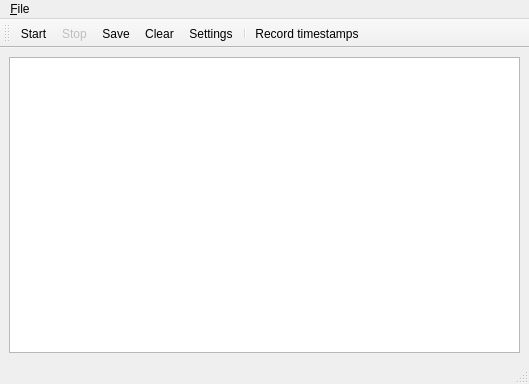
<?xml version="1.0" encoding="UTF-8"?>
<ui version="4.0">
 <class>MainWindow</class>
 <widget class="QMainWindow" name="MainWindow">
  <property name="geometry">
   <rect>
    <x>0</x>
    <y>0</y>
    <width>529</width>
    <height>384</height>
   </rect>
  </property>
  <property name="windowTitle">
   <string>qudi: HBT</string>
  </property>
  <widget class="QWidget" name="centralwidget">
   <layout class="QVBoxLayout" name="verticalLayout_2">
    <item>
     <widget class="PlotWidget" name="hbt_plot_PlotWidget"/>
    </item>
   </layout>
  </widget>
  <widget class="QMenuBar" name="menubar">
   <property name="geometry">
    <rect>
     <x>0</x>
     <y>0</y>
     <width>529</width>
     <height>21</height>
    </rect>
   </property>
   <widget class="QMenu" name="menuView">
    <property name="title">
     <string>&amp;File</string>
    </property>
    <addaction name="save_hbt_Action"/>
    <addaction name="separator"/>
    <addaction name="actionClose"/>
   </widget>
   <addaction name="menuView"/>
  </widget>
  <widget class="QStatusBar" name="statusbar"/>
  <widget class="QToolBar" name="counting_control_ToolBar">
   <property name="enabled">
    <bool>true</bool>
   </property>
   <property name="windowTitle">
    <string>Counting Controls</string>
   </property>
   <property name="toolButtonStyle">
    <enum>Qt::ToolButtonTextUnderIcon</enum>
   </property>
   <attribute name="toolBarArea">
    <enum>TopToolBarArea</enum>
   </attribute>
   <attribute name="toolBarBreak">
    <bool>false</bool>
   </attribute>
   <addaction name="run_hbt_Action"/>
   <addaction name="stop_hbt_Action"/>
   <addaction name="save_hbt_Action"/>
   <addaction name="clear_hbt_Action"/>
   <addaction name="histogram_setup_Action"/>
   <addaction name="separator"/>
   <addaction name="record_timestamps_Action"/>
  </widget>
  <action name="run_hbt_Action">
   <property name="checkable">
    <bool>false</bool>
   </property>
   <property name="icon">
    <iconset>
     <normaloff>../../artwork/icons/qudiTheme/22x22/start-counter.png</normaloff>../../artwork/icons/qudiTheme/22x22/start-counter.png</iconset>
   </property>
   <property name="text">
    <string>Start</string>
   </property>
   <property name="iconText">
    <string>Start</string>
   </property>
   <property name="toolTip">
    <string>Start an HBT measurement</string>
   </property>
   <property name="autoRepeat">
    <bool>false</bool>
   </property>
  </action>
  <action name="save_hbt_Action">
   <property name="icon">
    <iconset>
     <normaloff>../../artwork/icons/oxygen/22x22/document-save.png</normaloff>../../artwork/icons/oxygen/22x22/document-save.png</iconset>
   </property>
   <property name="text">
    <string>Save</string>
   </property>
   <property name="toolTip">
    <string>Save measurement to file</string>
   </property>
  </action>
  <action name="actionClose">
   <property name="icon">
    <iconset>
     <normaloff>../../artwork/icons/oxygen/22x22/application-exit.png</normaloff>../../artwork/icons/oxygen/22x22/application-exit.png</iconset>
   </property>
   <property name="text">
    <string>Close</string>
   </property>
  </action>
  <action name="clear_hbt_Action">
   <property name="icon">
    <iconset>
     <normaloff>../../artwork/icons/qudiTheme/22x22/stop-scan.png</normaloff>../../artwork/icons/qudiTheme/22x22/stop-scan.png</iconset>
   </property>
   <property name="text">
    <string>Clear</string>
   </property>
   <property name="toolTip">
    <string>Clear HBT</string>
   </property>
  </action>
  <action name="histogram_setup_Action">
   <property name="icon">
    <iconset>
     <normaloff>../../artwork/icons/oxygen/22x22/configure.png</normaloff>../../artwork/icons/oxygen/22x22/configure.png</iconset>
   </property>
   <property name="text">
    <string>Settings</string>
   </property>
  </action>
  <action name="stop_hbt_Action">
   <property name="enabled">
    <bool>false</bool>
   </property>
   <property name="icon">
    <iconset>
     <normaloff>../../artwork/icons/qudiTheme/22x22/stop-counter.png</normaloff>../../artwork/icons/qudiTheme/22x22/stop-counter.png</iconset>
   </property>
   <property name="text">
    <string>Stop</string>
   </property>
   <property name="toolTip">
    <string>Stop HBT</string>
   </property>
  </action>
  <action name="record_timestamps_Action">
   <property name="checkable">
    <bool>true</bool>
   </property>
   <property name="icon">
    <iconset>
     <normaloff>../../artwork/icons/qudiTheme/22x22/record-counter.png</normaloff>../../artwork/icons/qudiTheme/22x22/record-counter.png</iconset>
   </property>
   <property name="text">
    <string>Record timestamps</string>
   </property>
  </action>
 </widget>
 <customwidgets>
  <customwidget>
   <class>PlotWidget</class>
   <extends>QGraphicsView</extends>
   <header>pyqtgraph</header>
  </customwidget>
 </customwidgets>
 <resources/>
 <connections>
  <connection>
   <sender>actionClose</sender>
   <signal>triggered()</signal>
   <receiver>MainWindow</receiver>
   <slot>close()</slot>
   <hints>
    <hint type="sourcelabel">
     <x>-1</x>
     <y>-1</y>
    </hint>
    <hint type="destinationlabel">
     <x>399</x>
     <y>299</y>
    </hint>
   </hints>
  </connection>
 </connections>
</ui>
